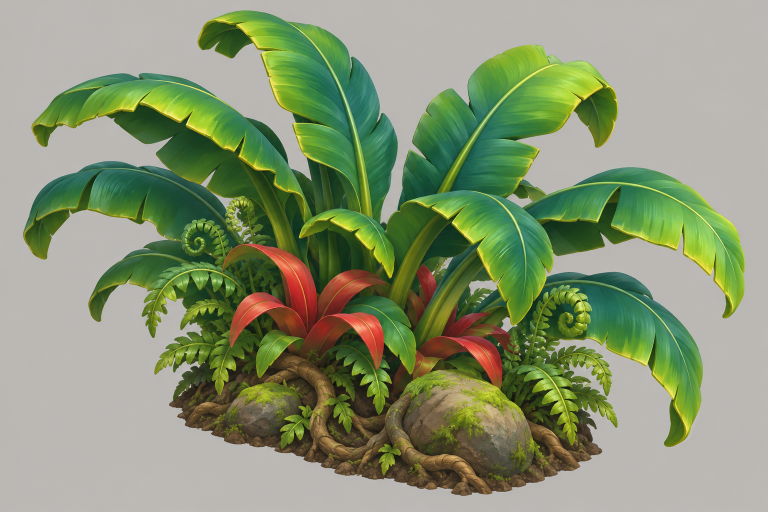
#> input picture tools/ancient-gates-tripo/references/rooted-tropical-cluster.png, 1536 x 1024 px (shown at 1/2 size)
$ python -i compare_likeness.py   (imports and definitions only)
#> lines starting #> are read from the running program, lines starting #| are printed output that depends on the picture; after the words box and inside, x2 and y2 are one past the last pixel; in counts of white or black regions, pixels touching at a corner belong together
#> further down, picture is the input picture: PIL image 1536x1024 RGB; mean R, G, B 135.1, 147.4, 115.2
"""Compare the three registered Blender renders with the original image at native scale."""

import argparse
import json
from pathlib import Path
import numpy as np
from PIL import Image, ImageDraw, ImageFilter, ImageFont
from surface import ART
from study_pigment import VIEWS


def silhouette(photo):
    a = np.asarray(photo.convert('RGB'), dtype=int)
    bright = a.max(axis=2)
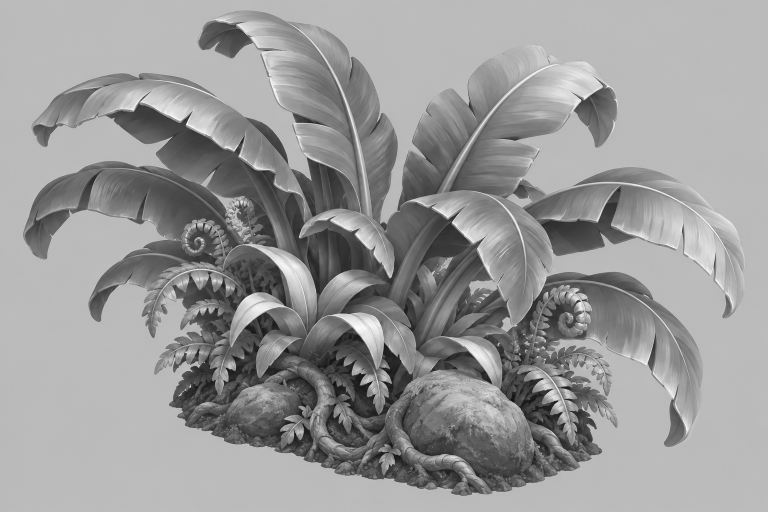
#> bright: shape (1024, 1536) int64 (shown at 1/2 size); min 1, max 254, mean 152.4
    chroma = bright - a.min(axis=2)
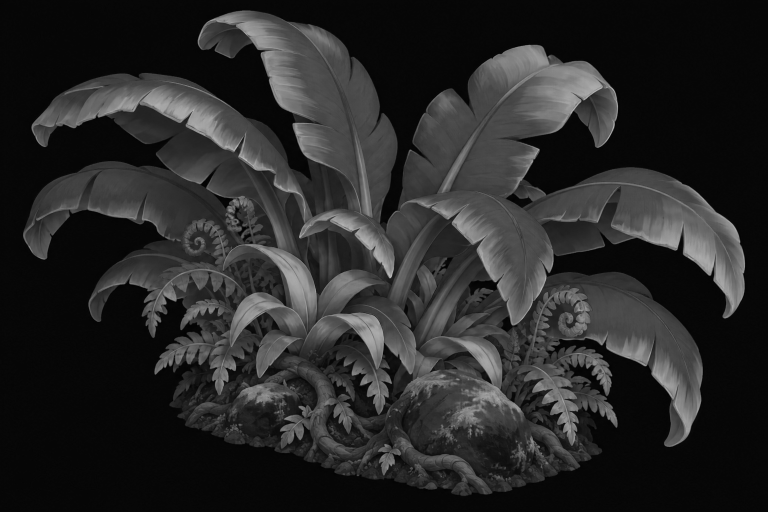
#> chroma: shape (1024, 1536) int64 (shown at 1/2 size); min 0, max 203, mean 40.2
    blocked = Image.fromarray(((chroma > 31) | (bright > 157) | (bright < 61)).astype('uint8') * 255)
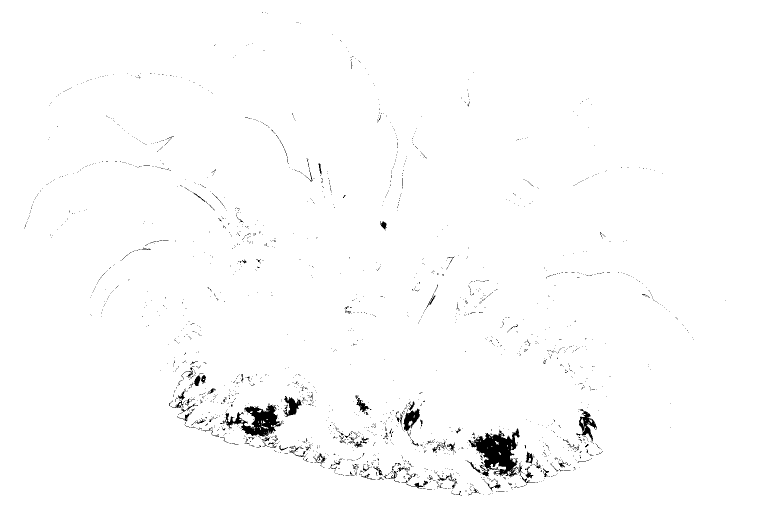
#> blocked: PIL image 1536x1024 L (shown at 1/2 size); 98.7% white; 2118 black regions (2022 under 20 px), largest, box (x1, y1, x2, y2) and area: (937, 857, 1070, 967) 5014, (450, 810, 567, 873) 3300, (1153, 818, 1194, 886) 917
    blocked = blocked.filter(ImageFilter.MaxFilter(3)).filter(ImageFilter.MinFilter(3))
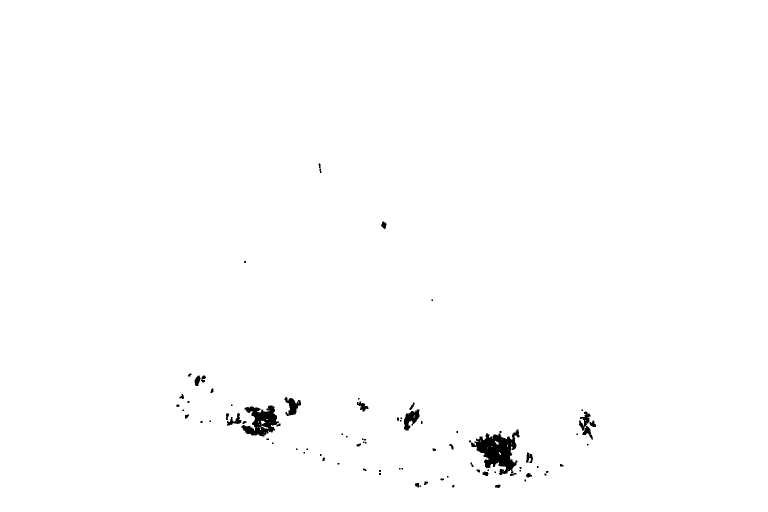
#> blocked: PIL image 1536x1024 L (shown at 1/2 size); 99.3% white; 82 black regions (43 under 20 px), largest, box (x1, y1, x2, y2) and area: (938, 859, 1039, 950) 4339, (483, 811, 561, 873) 2621, (1158, 823, 1192, 879) 740
    # Recover neutral-coloured clothing and the whites of the eyes inside the
    # outer contour without including any portion of the connected backdrop.
    a = np.pad(np.asarray(blocked), 1).copy()
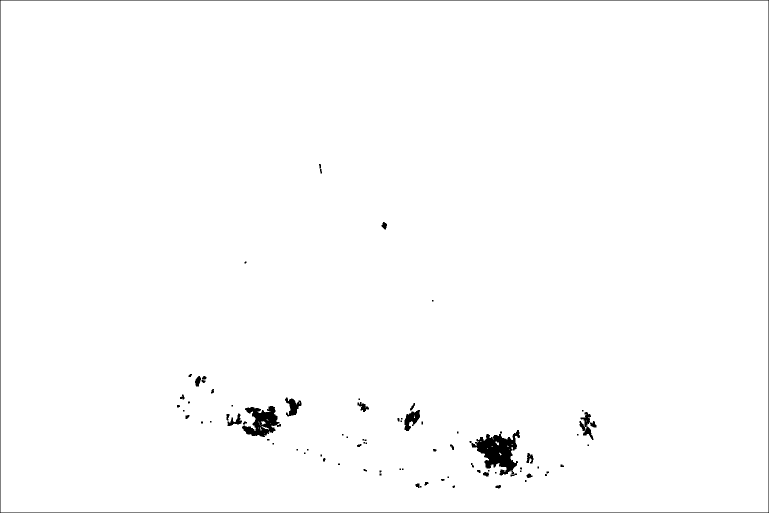
#> a: shape (1026, 1538) (shown at 1/2 size); 98.9% white; 83 black regions (43 under 20 px), largest, box (x1, y1, x2, y2) and area: (0, 0, 1538, 1026) 5124, (939, 860, 1040, 951) 4339, (484, 812, 562, 874) 2621
    area = Image.fromarray(a).copy()
    ImageDraw.floodfill(area, (0, 0), 128)
    mask = np.asarray(area)[1:-1, 1:-1] != 128
#> mask: shape (1024, 1536) bool; every value is 1
    mask[:, 0] = mask[:, 1]
    mask[:, -1] = mask[:, -2]
    if mask[8, 8] or mask.mean() > 0.9:
#> (the run stopped early here; a loop or call above may not have finished)

$ run again, on tools/ancient-gates-tripo/references/tiered-shrine.png
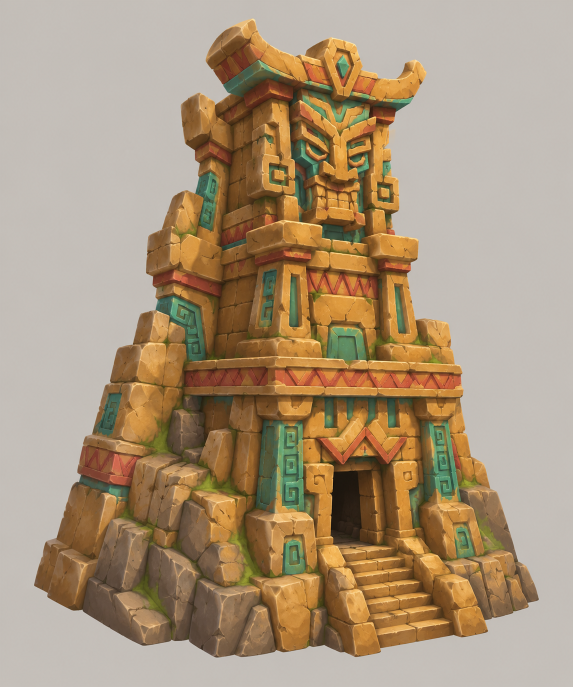
#> input picture tools/ancient-gates-tripo/references/tiered-shrine.png, 1145 x 1374 px (shown at 1/2 size)
#> picture is the input picture: PIL image 1145x1374 RGB; mean R, G, B 170, 149, 122.6
#> in silhouette, `blocked = Image.fromarray(((chroma > 31) | (bright > 157) | (bright < ..`:
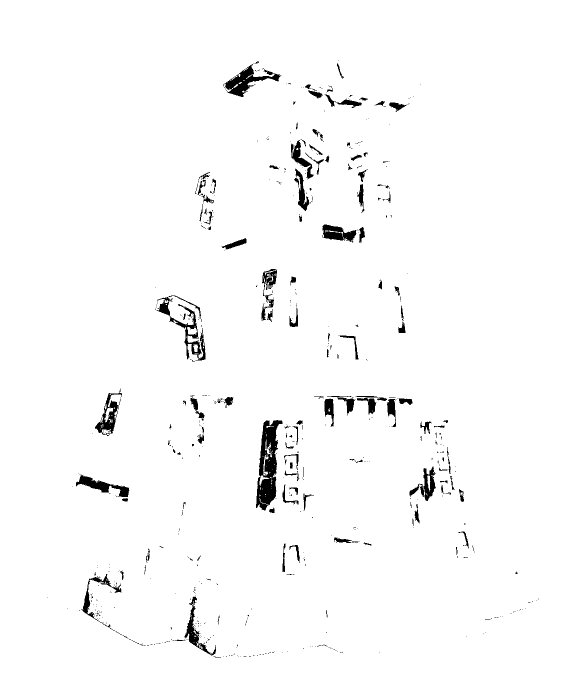
#> blocked: PIL image 1145x1374 L (shown at 1/2 size); 97.8% white; 643 black regions (517 under 20 px), largest, box (x1, y1, x2, y2) and area: (512, 840, 565, 1021) 5024, (313, 591, 411, 722) 2475, (446, 128, 563, 194) 2406
#> in silhouette, `a = np.pad(np.asarray(blocked), 1).copy()`:
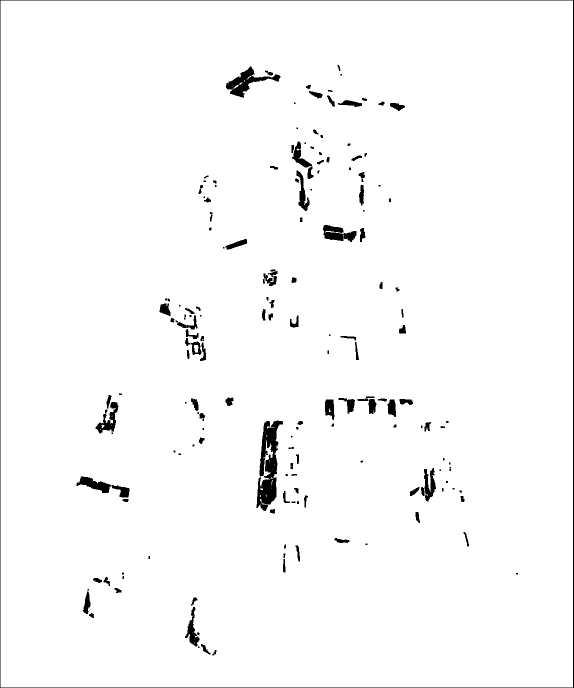
#> a: shape (1376, 1147) (shown at 1/2 size); 97.9% white; 180 black regions (52 under 20 px), largest, box (x1, y1, x2, y2) and area: (0, 0, 1147, 1376) 5042, (513, 841, 566, 1022) 4846, (452, 133, 561, 195) 2152
#> mask: shape (1374, 1145) bool; every value is 1
